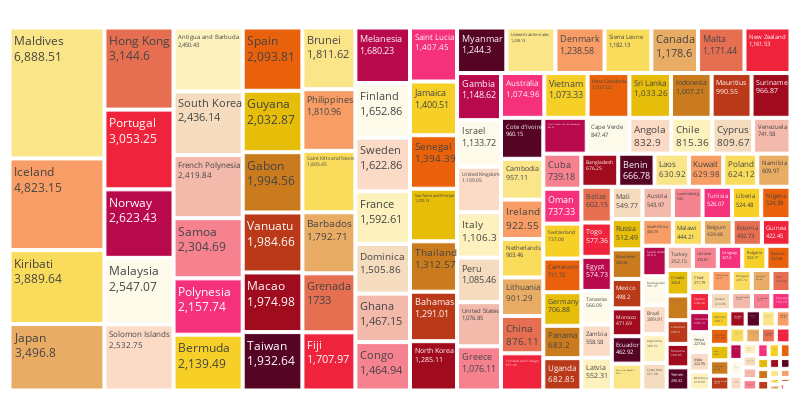

Here is the notebook cell this chart was saved with:
### Markdown cell above
## Consumption of seafood related data (Full TreeMap)

### Code cell
colors=['#fae588','#f79d65','#f9dc5c','#e8ac65','#e76f51','#ef233c','#b7094c']
consumption_Entity = consumption[['Entity','Fish, Seafood- Food supply quantity (kg/capita/yr) (FAO, 2020)']]
fig = px.treemap(data_frame=consumption_Entity,path=['Entity'],values='Fish, Seafood- Food supply quantity (kg/capita/yr) (FAO, 2020)',width=800, height=400,hover_data=None, hover_name=None)
fig.data[0].textinfo = 'label+text+value'
fig.update_layout(
    treemapcolorway = colors, #defines the colors in the treemap
    margin = dict(t=5, l=5, r=5, b=5))

### Figure 1 — Plotly figure (JSON) as saved in the notebook; plotly's stock layout.template omitted (floating-point values rounded to 4 significant figures; data arrays with more than 128 entries replaced by an {"elided": "..."} marker saying what was removed)
{"data": [{"branchvalues": "total", "domain": {"x": [0, 1], "y": [0, 1]}, "hovertemplate": "labels=%{label}<br>Fish, Seafood- Food supply quantity (kg/capita/yr) (FAO, 2020)=%{value}<br>parent=%{parent}<br>id=%{id}<extra></extra>", "ids": {"elided": "178 str values"}, "labels": {"elided": "178 str values"}, "name": "", "parents": {"elided": "178 str values"}, "textinfo": "label+text+value", "type": "treemap", "values": {"elided": "178 float values"}}], "layout": {"height": 400, "legend": {"tracegroupgap": 0}, "margin": {"b": 5, "l": 5, "r": 5, "t": 5}, "treemapcolorway": ["#fae588", "#f79d65", "#f9dc5c", "#e8ac65", "#e76f51", "#ef233c", "#b7094c"], "width": 800}}
